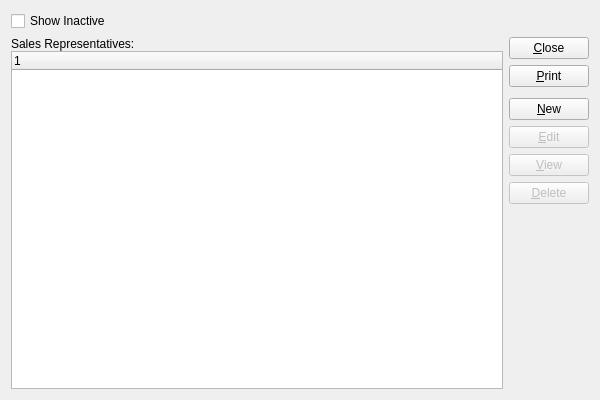
<?xml version="1.0" encoding="UTF-8"?>
<ui version="4.0">
 <comment>This file is part of the xTuple ERP: PostBooks Edition, a free and
open source Enterprise Resource Planning software suite,
Copyright (c) 1999-2018 by OpenMFG LLC, d/b/a xTuple.
It is licensed to you under the Common Public Attribution License
version 1.0, the full text of which (including xTuple-specific Exhibits)
is available at www.xtuple.com/CPAL.  By using this software, you agree
to be bound by its terms.</comment>
 <class>salesReps</class>
 <widget class="QWidget" name="salesReps">
  <property name="geometry">
   <rect>
    <x>0</x>
    <y>0</y>
    <width>600</width>
    <height>400</height>
   </rect>
  </property>
  <property name="windowTitle">
   <string>List Sales Representatives</string>
  </property>
  <layout class="QGridLayout" name="gridLayout">
   <item row="1" column="0">
    <layout class="QVBoxLayout">
     <property name="spacing">
      <number>0</number>
     </property>
     <item>
      <widget class="QLabel" name="_salesrepsLit">
       <property name="text">
        <string>Sales Representatives:</string>
       </property>
      </widget>
     </item>
     <item>
      <widget class="XTreeWidget" name="_salesrep"/>
     </item>
    </layout>
   </item>
   <item row="1" column="1">
    <layout class="QVBoxLayout" name="verticalLayout">
     <item>
      <widget class="QPushButton" name="_close">
       <property name="text">
        <string>&amp;Close</string>
       </property>
      </widget>
     </item>
     <item>
      <widget class="QPushButton" name="_print">
       <property name="text">
        <string>&amp;Print</string>
       </property>
      </widget>
     </item>
     <item>
      <spacer name="verticalSpacer">
       <property name="orientation">
        <enum>Qt::Vertical</enum>
       </property>
       <property name="sizeType">
        <enum>QSizePolicy::Preferred</enum>
       </property>
       <property name="sizeHint" stdset="0">
        <size>
         <width>20</width>
         <height>5</height>
        </size>
       </property>
      </spacer>
     </item>
     <item>
      <widget class="QPushButton" name="_new">
       <property name="text">
        <string>&amp;New</string>
       </property>
      </widget>
     </item>
     <item>
      <widget class="QPushButton" name="_edit">
       <property name="enabled">
        <bool>false</bool>
       </property>
       <property name="text">
        <string>&amp;Edit</string>
       </property>
      </widget>
     </item>
     <item>
      <widget class="QPushButton" name="_view">
       <property name="enabled">
        <bool>false</bool>
       </property>
       <property name="text">
        <string>&amp;View</string>
       </property>
      </widget>
     </item>
     <item>
      <widget class="QPushButton" name="_delete">
       <property name="enabled">
        <bool>false</bool>
       </property>
       <property name="text">
        <string>&amp;Delete</string>
       </property>
      </widget>
     </item>
     <item>
      <spacer name="Spacer3">
       <property name="orientation">
        <enum>Qt::Vertical</enum>
       </property>
       <property name="sizeType">
        <enum>QSizePolicy::Expanding</enum>
       </property>
       <property name="sizeHint" stdset="0">
        <size>
         <width>20</width>
         <height>20</height>
        </size>
       </property>
      </spacer>
     </item>
    </layout>
   </item>
   <item row="0" column="0">
    <widget class="QCheckBox" name="_showInactive">
     <property name="text">
      <string>Show Inactive</string>
     </property>
    </widget>
   </item>
  </layout>
 </widget>
 <layoutdefault spacing="6" margin="11"/>
 <customwidgets>
  <customwidget>
   <class>XTreeWidget</class>
   <extends>QTreeWidget</extends>
   <header>xtreewidget.h</header>
   <container>1</container>
  </customwidget>
 </customwidgets>
 <tabstops>
  <tabstop>_salesrep</tabstop>
  <tabstop>_new</tabstop>
  <tabstop>_edit</tabstop>
  <tabstop>_view</tabstop>
  <tabstop>_delete</tabstop>
  <tabstop>_print</tabstop>
  <tabstop>_close</tabstop>
 </tabstops>
 <resources/>
 <connections>
  <connection>
   <sender>_salesrep</sender>
   <signal>itemSelected(int)</signal>
   <receiver>_edit</receiver>
   <slot>animateClick()</slot>
   <hints>
    <hint type="sourcelabel">
     <x>20</x>
     <y>20</y>
    </hint>
    <hint type="destinationlabel">
     <x>20</x>
     <y>20</y>
    </hint>
   </hints>
  </connection>
  <connection>
   <sender>_close</sender>
   <signal>clicked()</signal>
   <receiver>salesReps</receiver>
   <slot>close()</slot>
   <hints>
    <hint type="sourcelabel">
     <x>20</x>
     <y>20</y>
    </hint>
    <hint type="destinationlabel">
     <x>20</x>
     <y>20</y>
    </hint>
   </hints>
  </connection>
  <connection>
   <sender>_salesrep</sender>
   <signal>valid(bool)</signal>
   <receiver>_view</receiver>
   <slot>setEnabled(bool)</slot>
   <hints>
    <hint type="sourcelabel">
     <x>20</x>
     <y>20</y>
    </hint>
    <hint type="destinationlabel">
     <x>20</x>
     <y>20</y>
    </hint>
   </hints>
  </connection>
 </connections>
</ui>
